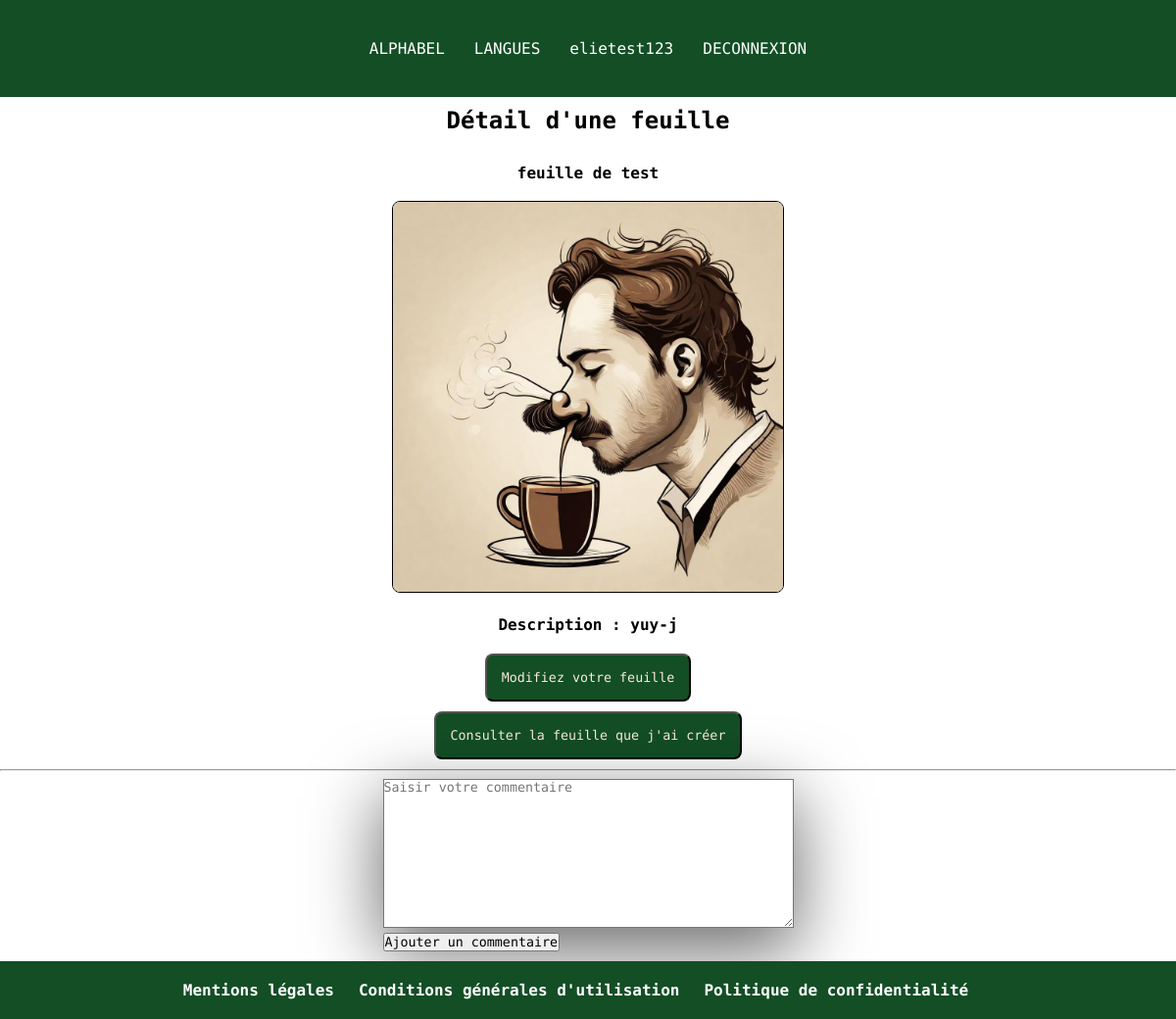
Page /index.php?action=DetailFeuille&id=15 (signed in) on the committed database.
### tables this page shows
CREATE TABLE IF NOT EXISTS `feuille` (
  `id_feuille` int NOT NULL AUTO_INCREMENT,
  `nom` varchar(355) DEFAULT NULL,
  `img` text,
  `descriptionLettre` text,
  `id_lettre` int NOT NULL,
  `id_utilisateur` int NOT NULL,
  PRIMARY KEY (`id_feuille`),
  KEY `id_lettre` (`id_lettre`),
  KEY `id_utilisateur` (`id_utilisateur`),
  CONSTRAINT `feuille_ibfk_1` FOREIGN KEY (`id_lettre`) REFERENCES `lettre` (`id_lettre`),
  CONSTRAINT `feuille_ibfk_2` FOREIGN KEY (`id_utilisateur`) REFERENCES `utilisateur` (`id_utilisateur`)
);

### Controller/LettreController.php (called while the page is built, shortened)
<?php
class LettreController {
    public function DetailFeuille($id) {
        $pdo = Connect::seConnecter();
        $requeteDetailFeuille = $pdo -> prepare("SELECT id_utilisateur, id_feuille, nom, img, descriptionLettre
        FROM feuille
        INNER JOIN lettre
        ON lettre.id_lettre = feuille.id_lettre
        WHERE id_feuille = :id");
        $requeteDetailFeuille -> execute(["id" =>$id]);
        require "view/detailFeuille.php";
    }
}

### view/detailFeuille.php (the view, shortened to what this page needs)
<?php
$feuilleDetail = $requeteDetailFeuille->fetch();
?>
<div class="detailFeuilles">
    <div class="detailFeuille">
        <h4><a href="index.php?action=DetailFeuille&id=<?= $feuilleDetail["id_feuille"] ?>">  <?= $feuilleDetail["nom"]."<br>" ."<br>" ?>  <img src='uploads/<?= $feuilleDetail['img'] ?>'> <br> <br> Description :  <?= $feuilleDetail["descriptionLettre"]  ?> </a></h4>
    </div>
</div>
<?php
 if (isset($_SESSION["user"])) {
    ?>
    <div class="updateFeuille">
        <a href="index.php?action=formUpdateFeuille&id=<?= $feuilleDetail["id_feuille"] ?>">
            <button>Modifiez votre feuille</button>
        </a>
       <div class="consulterFeuille">
            <button> <a href="index.php?action=recupererFeuille" >Consulter la feuille que j'ai créer</a> </button>
        </div>
        <hr>
    </div>
    <div class="ajouterCommentaire">
    <form action="index.php?action=AjouterCommentaire&id=<?= $id ?>" method="POST" enctype="multipart/form-data">
        <textarea name="commentaire" id="commentaire" cols="50" rows="10" placeholder="Saisir votre commentaire" required></textarea > <br>
        <input type="submit" name="submitCommentaire" value="Ajouter un commentaire">
    </form>
    </div>
    <?php
 }
require "view/template.php";
?>

### Public/css/style.css (style rules this page uses)
* { margin: 0; padding: 0; box-sizing: border-box; font-family: 'Source Code Pro', monospace; }
html, body { height: 100%; }
body { background-color: rgb(255, 255, 255); min-height: 100vh; margin: 0; }
a { text-decoration: none; color: #000000ce; }
.updateFeuille { margin-top: 20px; text-align: center; }
.updateFeuille button { padding: 15px; border-radius: 8px; font-size: 15x; margin-bottom: 10px; cursor: pointer; background-color: #134E25; }
.detailFeuille img { width: 400px; border-radius: 8px; border : solid black 1px; }
.detailFeuilles { display: flex; justify-content: center; text-align: center; }
.detailFeuilles a { text-decoration: none; color: #000000; }
.updateFeuille button { text-decoration: none; color: antiquewhite; }
.consulterFeuille button a { text-decoration: none; color: antiquewhite; }
.ajouterCommentaire { display: flex; justify-content: center; }
.ajouterCommentaire textarea { box-shadow: rgba(0, 0, 0, 0.56) 0px 22px 70px 4px; text-decoration: none; }
.ajouterCommentaire input[type="submit"] { margin-bottom: 10px; cursor: pointer; }

### rows in the picture
feuille: nom "feuille de test", img (picture), descriptionLettre "yuy-j"

### other values in the picture
$_SESSION["user"] ["pseudo"] "elietest123"
$titre_secondaire "Détail d'une feuille"
